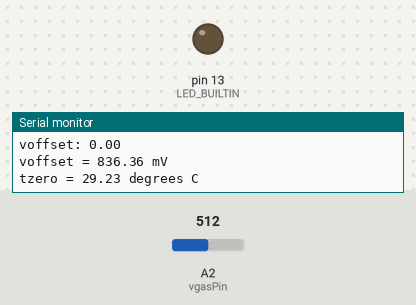
Recording of a sketch running on a simulated Arduino Uno, built with avr-gcc and run on an emulated ATmega328P. Parts: output pins drawn as LEDs (lit = HIGH), the last lines printed to the serial monitor. The test bench sets the inputs (shaded band); at power-on: A2 (vgasPin) = 512. Random numbers use the default seed unless the sketch sets one.

Above: at 12.5 s.
At 15.2 s:
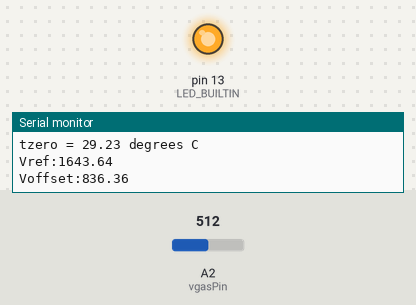
Timing chart, 0 to 17.8 s (numbered marks = the images above):
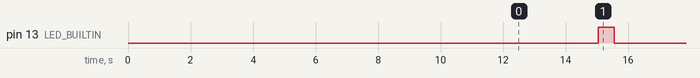

The sketch:

SPEC_CO.ino
```cpp
#include "SPEC_CO.h"

void setup() {
  Serial.begin(9600);
  Serial.println("-----PROGRAM START-----");
  Serial.println("Zeroing CO sensor...");

  zeroSensor(10);

  Serial.print("voffset = ");
  Serial.print(voffset);
  Serial.print(" mV");
  Serial.println();

  Serial.print("tzero = ");
  Serial.print(tzero);
  Serial.print(" degrees C");
  Serial.println();

  pinMode(LED_BUILTIN, OUTPUT);
}

void loop() {
  float conc = getConcentration(5);
  //convertX('B');
  digitalWrite(LED_BUILTIN, HIGH);
  delay(500);
  digitalWrite(LED_BUILTIN, LOW);
  delay(500);
  Serial.print(conc);
  Serial.println("ppm.");
}

float zeroSensor(int duration) {
  unsigned long startMillis;
  unsigned long durationMs = duration * 1000;
  unsigned long gasSum = 0;//, tempSum = 0;
  unsigned int i = 0;

  float tempSum = 0, ran = random(36800, 36850) / 100.0;
  startMillis = millis();
  do {
    gasSum += analogRead(vgasPin);
    tempSum += ran;
    i++;
    delay(1);
  } while((millis() - startMillis) < durationMs);

  float gasAvg = (float)gasSum / (float)i;
  float vgas = gasAvg * Vcc * 1000.0 / 1024.0;
  Serial.print("gasAvg: ");
  Serial.println(gasAvg);
  Serial.print("vgas: ");
  Serial.println(vgas);
  Serial.print("Vref: ");
  Serial.println(Vref);
  Serial.print("voffset: ");
  Serial.println(voffset);
  voffset = vgas - Vref;

  float tempAvg = (float)tempSum / (float)i;
  float vtemp = tempAvg * Vcc / 1024.0;
  tzero = (Tspan / Vsup) * vtemp - Toffset;

  return voffset;
}

float getConcentration(int duration) {
  unsigned long startMillis;
  unsigned long durationMs = duration * 1000;
  unsigned long gasSum = 0; //, tempSum = 0;
  unsigned int i = 0;

  float tempSum = 0, ran = random(37000, 37200) / 100.0;
  startMillis = millis();
  do {
    gasSum += analogRead(vgasPin);
    tempSum += ran; // analogRead(vtempPin);
    i++;
    delay(1);
  } while((millis() - startMillis) < durationMs);

  float gasAvg = (float)gasSum / (float)i;
  float vgas = gasAvg * Vcc * 1000.0 / 1024.0;

  float tempAvg = (float)tempSum / (float)i;
  float vtemp = tempAvg * Vcc / 1024.0;
  float temp = (Tspan / Vsup) * vtemp - Toffset;
  Serial.print("Vref:");
  Serial.println(Vref);
  Serial.print("Voffset:");
  Serial.println(voffset);
  float nA = (vgas - Vref - voffset) / (float)CO_TIA_GAIN * 1000000.0;

  //temperature compensation
  if (temp > 23.0) {
    nA -= O3_A_HI * (temp - tzero);
  } else {
    nA -= O3_A_LO * (temp - tzero);
  }

  return nA / SENS_CODE * (1 - CO_TEMP_C * (temp - tzero));
}

float convertX(char U){
  float pX = 0;
  if (U == 'B')  return pX;
  else if (U == 'M') return (pX/1000.0);
  else return 0;
}
```

SPEC_CO.h
```cpp
const float Vcc = 4.96;
const float Vsup = 3.284;
const float R2 = 2000.0;
const float Vref = Vsup * float(R2 + 1000000) / float(R2 + 2000000) * 1000.0;
const float Toffset = 18.0;
const float Tspan = 87.0;

// CO trans-impedance amplifier gain
const long CO_TIA_GAIN = 100000;

// temperature span correction coefficient
const float CO_TEMP_C = 0.25;

// temperature baseline correction coefficients
const float O3_A_HI = 0.04;
const float O3_A_LO = 0.02;

// sensitivity code (nA/ppm)
const float SENS_CODE = 4.24;

// analog pins connected to sensor module
int vgasPin = A2;
//int vtempPin = A3;

// sensor calibration values
float voffset = 0;
float tzero = 20;
```

Measured:
- by itself, pin 13 (LED_BUILTIN): alternates HIGH for 0.50 s and LOW for 5.5 s
